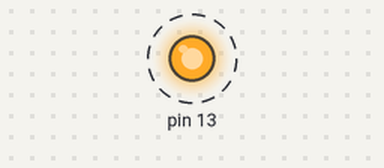
Recording of a sketch running on a simulated Arduino Uno, built with avr-gcc and run on an emulated ATmega328P. Parts: output pins drawn as LEDs (lit = HIGH). Dashed ring = blinking. What the sketch prints to the serial monitor is not drawn.

Above: at 0.7 s.
Timing chart, 0 to 5.8 s (numbered marks = the images above):
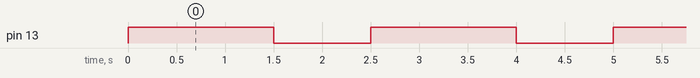

The sketch:

blink-LED.ino
```cpp
int i = 0;

void setup() {
  // put your setup code here, to run once:
  pinMode(13,OUTPUT);
  Serial.begin(9600);
  Serial.println("\n");
}

void loop() {
  Serial.println(i);
  digitalWrite(13,HIGH); //light on
  delay(1500); //increased delay 1.5seconds

  // make 1 second delay
  digitalWrite(13,LOW); //light off
  delay(1000);
  i++;

}
```

Measured:
- by itself, pin 13: alternates HIGH for 1.5 s and LOW for 1.0 s
